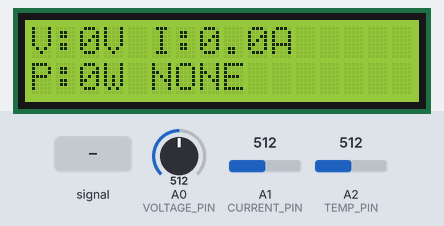
Recording of a sketch running on a simulated Arduino Uno, built with avr-gcc and run on an emulated ATmega328P. On the bench: 16×2 character LCD. The test bench sets the inputs (shaded band); at power-on: A2 (TEMP_PIN) = 512, A0 (VOLTAGE_PIN) = 512, A1 (CURRENT_PIN) = 512. What the sketch prints to the serial monitor is not drawn.

Above: at 3.2 s.
3.3 s: A0 (VOLTAGE_PIN) fed a 200 Hz sine of ±81 counts around its level
At 4.9 s:
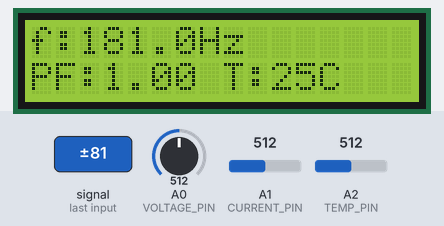
5.8 s: A2 (TEMP_PIN) set to 673
At 7.3 s:
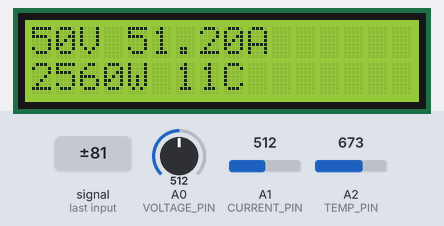
8.8 s: A2 (TEMP_PIN) set to 696
At 11.2 s:
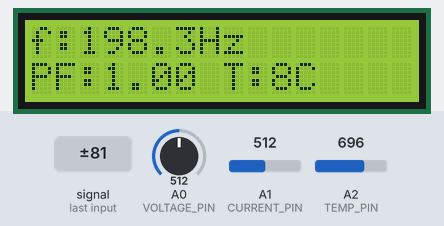
11.8 s: A0 (VOLTAGE_PIN) set to 47
At 13.5 s:
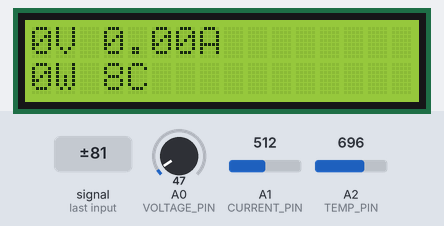
14.8 s: A0 (VOLTAGE_PIN) set to 1010
At 17.5 s:
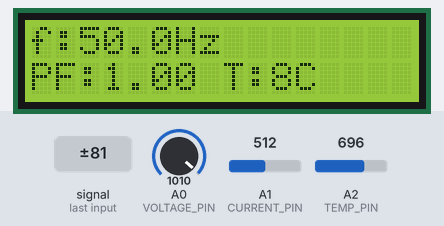
17.8 s: A1 (CURRENT_PIN) set to 4
At 20.0 s:
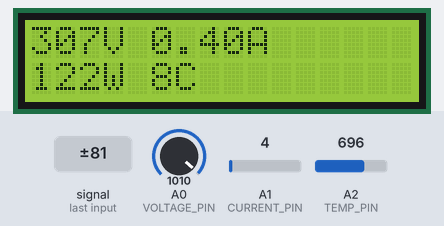
20.3 s: A1 (CURRENT_PIN) set to 1
Timing chart, 0 to 23.3 s (numbered marks = the images above; inputs shaded):
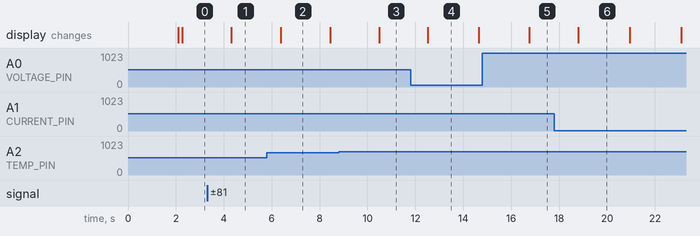

Measured:
- the behaviour switches between 685 and 686 on A2 (TEMP_PIN) (found by bisection; images 2 and 3)
- after the input at 3.3 s, the display: changes after 1.0 s (image 1)
- after the input at 8.8 s, the display: changes after 1.7 s (image 3)
- after the input at 14.8 s, the display: changes after 1.9 s (image 5)
- after the input at 17.8 s, the display: changes after 1.0 s (image 6)
- what the display in image 2 shows lasts 2.0 s, from 6.4 s to 8.4 s

The sketch:

arduino_uno_sensor.ino
```cpp
/*
 * Arduino Uno Energy Monitoring System  v2.1
 *
 * KEY FIX: Baud rate changed from 230400 to 250000.
 *
 * At 230400 baud, Arduino Uno's UBRR register rounds to 3,
 * giving actual rate of 250000 baud = 8.5% error.
 * UART only tolerates +/-3.5% — this caused corrupted bytes
 * after the first 7-8 characters of every packet.
 *
 * At 250000 baud, UBRR = exactly 3 = 0% error. Perfect.
 *
 * SRAM: ~1047/2048 bytes (51%) — safe with 1001 byte margin
 * Baud: 250000 — MUST match ESP32 Serial2.begin(250000)
 *
 * Sample rate: ~11 packets/sec x 100 pairs = ~1100 samples/sec
 *
 * Connections:
 *   LM358 + voltage divider  -> A0
 *   ACS712-30A module        -> A1
 *   NTC 10K thermistor       -> A2
 *   I2C LCD (0x27)           -> A4 SDA, A5 SCL
 *   D1 TX                    -> ESP32 GPIO16 RX2
 *   DISCONNECT D1 BEFORE UPLOADING. Reconnect after "Done uploading".
 */

#include <Wire.h>
#include <LiquidCrystal_I2C.h>

LiquidCrystal_I2C lcd(0x27, 16, 2);

#define VOLTAGE_PIN   A0
#define CURRENT_PIN   A1
#define TEMP_PIN      A2
#define WAVE_PAIRS    100    // 100 x 208us = 20.8ms = 1 full 50Hz cycle
#define WAVE_DELAY_US 0
#define V_FAST_SMPLS  200    // local stack variable in readSensors()
#define NTC_SERIES    10000.0
#define NTC_NOM       10000.0
#define NTC_TNOM      25.0
#define NTC_B         3950.0
#define TEMP_SMPLS    10

// Waveform arrays: 100 x 2 x 2 = 400 bytes SRAM
uint16_t vWave[WAVE_PAIRS];
uint16_t iWave[WAVE_PAIRS];

float voltage=0, current=0, power=0, powerFactor=0, frequency=0, temperature=25;
float pfFiltered = 1.0;
char  waveformType[6] = "SINE";
int   waveformScore   = -5;
unsigned long lastLCD = 0;
byte  lcdPage = 0;

// ─────────────────────────────────────────────────────────────────────────
void setup() {
  // 250000 baud: UBRR=3 exactly, 0% error on 16MHz Arduino Uno
  // ESP32 Serial2 MUST use the same: Serial2.begin(250000, ...)
  Serial.begin(250000);

  pinMode(VOLTAGE_PIN, INPUT);
  pinMode(CURRENT_PIN, INPUT);
  pinMode(TEMP_PIN,    INPUT);

  Wire.begin();
  lcd.init();
  lcd.backlight();
  lcd.setCursor(0, 0); lcd.print(F("Energy Monitor"));
  lcd.setCursor(0, 1); lcd.print(F("v2.1  1100sps"));
  delay(2000);
  lcd.clear();
}

// No delay() in loop — runs at full speed ~11 Hz
void loop() {
  readSensors();
  sendData();
  updateLCD();
}

// ─────────────────────────────────────────────────────────────────────────
void readSensors() {

  // PASS 1: 200 voltage samples at 10kHz (stack local — freed on return)
  uint16_t fastSamples[V_FAST_SMPLS];
  uint16_t maxVal = 0;
  unsigned long t0 = micros();

  for (uint16_t i = 0; i < V_FAST_SMPLS; i++) {
    uint16_t v = analogRead(VOLTAGE_PIN);
    fastSamples[i] = v;
    delayMicroseconds(100);
    if (v > maxVal) maxVal = v;
  }
  unsigned long dur = micros() - t0;

  // Voltage RMS via peak detection (calibrated to DT3266L reference)
  int16_t diff = (int16_t)maxVal - 511;
  if (diff < 0) diff = 0;
  int32_t tmp = ((int32_t)diff * 2000L) / 21L / 109L;
  voltage = (float)((tmp * 707L) / 1000L);

  if (voltage < 50.0) {
    voltage = 0.0;
    frequency = 0.0;
    strcpy(waveformType, "NONE");
  } else {
    classifyWaveform(fastSamples, V_FAST_SMPLS);

    // Frequency from rising zero crossings
    int zc = 0;
    bool prev = (fastSamples[0] >= 511);
    for (int i = 1; i < V_FAST_SMPLS; i++) {
      bool cur = (fastSamples[i] >= 511);
      if (!prev && cur) zc++;
      prev = cur;
    }
    if (zc > 0 && dur > 0) {
      float raw = (float)zc * 1000000.0f / (float)dur;
      static float lf = 50.0;
      frequency = lf * 0.7f + raw * 0.3f;
      lf = frequency;
      if (frequency > 47.0 && frequency < 52.0) frequency = 50.0;
      else if (frequency > 57.0 && frequency < 63.0) frequency = 60.0;
      if (frequency < 10.0 || frequency > 1000.0) frequency = 50.0;
    } else {
      frequency = 50.0;
    }
  }
  // fastSamples[] leaves scope here — 400 bytes returned to stack

  // PASS 2: 100 simultaneous V+I pairs at ~4808 Hz hardware rate
  for (int i = 0; i < WAVE_PAIRS; i++) {
    vWave[i] = analogRead(VOLTAGE_PIN);
    iWave[i] = analogRead(CURRENT_PIN);
  }

  // Current RMS from ADC peak (empirical /10 calibrated to DT3266L)
  uint16_t pk = 0;
  for (int i = 0; i < WAVE_PAIRS; i++) if (iWave[i] > pk) pk = iWave[i];
  current = (pk < 3) ? 0.0f : (float)pk / 10.0f;
  if (voltage < 50.0) current = 0.0;

  computePF();

  power = (voltage >= 50.0 && current > 0.01)
          ? voltage * current * powerFactor : 0.0;

  // Temperature: 10 readings, Steinhart-Hart Beta model
  float tSum = 0.0;
  for (int i = 0; i < TEMP_SMPLS; i++) {
    float vt = analogRead(TEMP_PIN) * (5.0f / 1024.0f);
    if (vt < 0.05f || vt > 4.95f) { tSum += 25.0f; delay(5); continue; }
    float R  = NTC_SERIES * vt / (5.0f - vt);
    float st = log(R / NTC_NOM) / NTC_B + 1.0f / (NTC_TNOM + 273.15f);
    tSum += (1.0f / st) - 273.15f;
    delay(5);
  }
  temperature = constrain(tSum / TEMP_SMPLS, -40.0, 125.0);
}

// ─────────────────────────────────────────────────────────────────────────
// PF from zero-crossing phase: 100 pairs = 1 cycle → phi=delta/100*2PI
void computePF() {
  if (voltage < 50.0 || current < 0.01) {
    powerFactor = 0.0; pfFiltered = 1.0; return;
  }
  int vX[5], iX[5], vN = 0, iN = 0;
  for (int i = 1; i < WAVE_PAIRS && vN < 5; i++)
    if (vWave[i-1] < 512 && vWave[i] >= 512) vX[vN++] = i;
  for (int i = 1; i < WAVE_PAIRS && iN < 5; i++)
    if (iWave[i-1] < 512 && iWave[i] >= 512) iX[iN++] = i;
  if (vN == 0 || iN == 0) {
    powerFactor = (pfFiltered > 0.01f) ? pfFiltered : 1.0f; return;
  }
  float s = 0.0;
  int p = min(vN, iN);
  for (int k = 0; k < p; k++)
    s += ((float)(iX[k] - vX[k]) / (float)WAVE_PAIRS) * TWO_PI;
  float pf = constrain(cos(s / p), 0.0f, 1.0f);
  pfFiltered  = 0.8f * pfFiltered + 0.2f * pf;
  powerFactor = pfFiltered;
}

// ─────────────────────────────────────────────────────────────────────────
void classifyWaveform(uint16_t* s, int n) {
  uint16_t hi = 0, lo = 1023;
  for (int i = 0; i < n; i++) {
    if (s[i] > hi) hi = s[i];
    if (s[i] < lo) lo = s[i];
  }
  if ((hi - lo) < 100) { strcpy(waveformType, "SINE"); return; }
  uint16_t thr = (hi - lo) / 6;
  int ext = 0, sh = 0;
  for (int i = 0; i < n; i++) {
    if (s[i] > hi - thr || s[i] < lo + thr) ext++;
    if (i > 0 && abs((int)s[i] - (int)s[i-1]) > (int)thr) sh++;
  }
  if ((float)ext / n > 0.60f && (float)sh / n > 0.10f)
    waveformScore = min(waveformScore + 2, 10);
  else
    waveformScore = max(waveformScore - 1, -10);
  strcpy(waveformType, waveformScore > 5 ? "SQUR" : "SINE");
}

// ─────────────────────────────────────────────────────────────────────────
// sendData: Serial.print each field — NO char buffer, NO heap
// F() keeps string literals in Flash (PROGMEM), not SRAM
void sendData() {
  Serial.print(F("{\"v\":"));   Serial.print(voltage, 1);
  Serial.print(F(",\"i\":"));   Serial.print(current, 3);
  Serial.print(F(",\"p\":"));   Serial.print(power, 1);
  Serial.print(F(",\"pf\":")); Serial.print(powerFactor, 2);
  Serial.print(F(",\"f\":"));   Serial.print(frequency, 1);
  Serial.print(F(",\"t\":"));   Serial.print(temperature, 1);
  Serial.print(F(",\"waveform\":\""));
  Serial.print(waveformType);
  Serial.print(F("\",\"vs\":["));
  for (int i = 0; i < WAVE_PAIRS; i++) {
    Serial.print(vWave[i]);
    if (i < WAVE_PAIRS - 1) Serial.print(',');
  }
  Serial.print(F("],\"is\":["));
  for (int i = 0; i < WAVE_PAIRS; i++) {
    Serial.print(iWave[i]);
    if (i < WAVE_PAIRS - 1) Serial.print(',');
  }
  Serial.println(F("]}"));
}

// ─────────────────────────────────────────────────────────────────────────
void updateLCD() {
  if (millis() - lastLCD < 2000) return;
  lastLCD = millis();
  lcd.clear();
  switch (lcdPage) {
    case 0:
      lcd.setCursor(0, 0);
      lcd.print(F("V:")); lcd.print((int)voltage);
      lcd.print(F("V I:")); lcd.print(current, 1); lcd.print(F("A"));
      lcd.setCursor(0, 1);
      lcd.print(F("P:")); lcd.print((int)power);
      lcd.print(F("W ")); lcd.print(waveformType);
      break;
    case 1:
      lcd.setCursor(0, 0);
      lcd.print(F("f:")); lcd.print(frequency, 1); lcd.print(F("Hz"));
      lcd.setCursor(0, 1);
      lcd.print(F("PF:")); lcd.print(powerFactor, 2);
      lcd.print(F(" T:")); lcd.print((int)temperature); lcd.print(F("C"));
      break;
    case 2:
      lcd.setCursor(0, 0);
      lcd.print((int)voltage); lcd.print(F("V "));
      lcd.print(current, 2); lcd.print(F("A"));
      lcd.setCursor(0, 1);
      lcd.print((int)power); lcd.print(F("W "));
      lcd.print((int)temperature); lcd.print(F("C"));
      break;
  }
  lcdPage = (lcdPage + 1) % 3;
}
```
